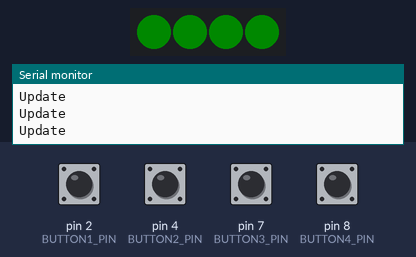
Recording of a sketch running on a simulated Arduino Uno, built with avr-gcc and run on an emulated ATmega328P. On the bench: 4 RGB LEDs in strip order, left to right, the last lines printed to the serial monitor. Inputs (shaded band) come from the test bench; at power-on: pin 2 (BUTTON1_PIN), pin 4 (BUTTON2_PIN), pin 7 (BUTTON3_PIN), pin 8 (BUTTON4_PIN) HIGH. Dim RGB values are drawn brighter than linear; the strip is taken to match the declared colour order.

Above: at 1.2 s.
1.3 s: pin 8 (BUTTON4_PIN) pulled LOW for 1 s
At 2.9 s:
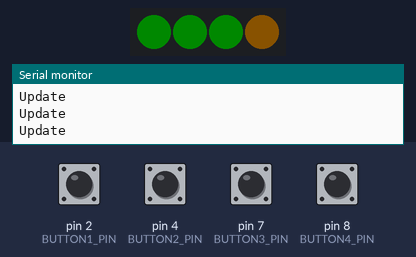
3.8 s: pin 2 (BUTTON1_PIN) pulled LOW for 0.15 s
At 5.0 s:
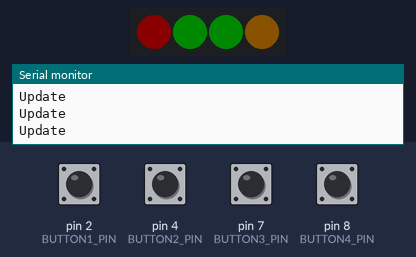
5.4 s: pin 8 (BUTTON4_PIN) pulled LOW for 0.15 s
At 6.3 s:
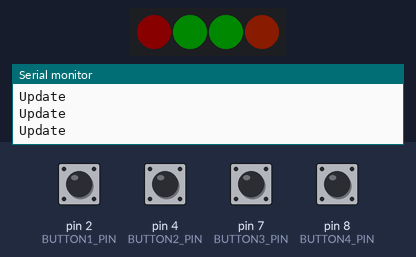
7.0 s: pin 8 (BUTTON4_PIN) pulled LOW for 1 s
At 7.2 s:
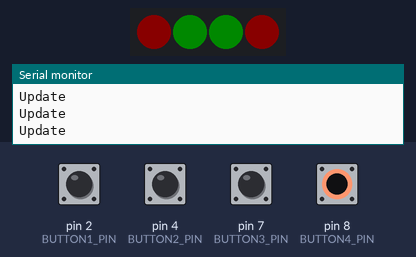
9.5 s: pin 8 (BUTTON4_PIN) pulled LOW for 0.15 s
At 10.7 s:
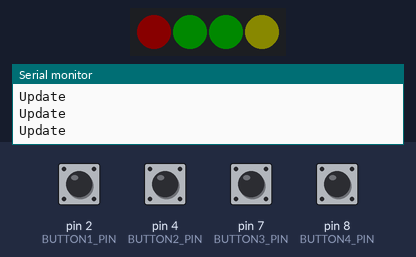
11.1 s: pin 4 (BUTTON2_PIN) pulled LOW for 0.15 s
At 11.9 s:
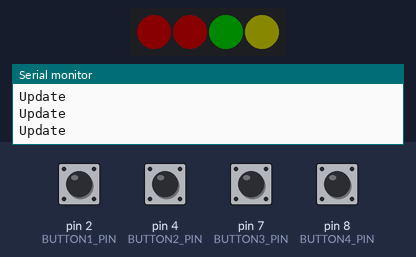
Timing chart, 0 to 13.7 s (numbered marks = the images above; inputs shaded):
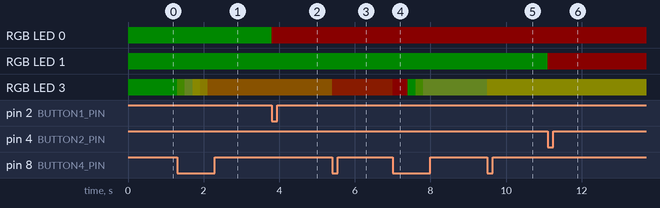

The sketch:

DailyTracker.ino
```cpp
#include <Adafruit_NeoPixel.h>

#include <Adafruit_NeoPixel.h>

#define LED_PIN    5
#define LED_COUNT 4
#define BUTTON1_PIN 2 // Most right (next the USB power input)
#define BUTTON2_PIN 4
#define BUTTON3_PIN 7
#define BUTTON4_PIN 8
#define DEBOUNCE_DELAY 200
Adafruit_NeoPixel strip(LED_COUNT, LED_PIN, NEO_RGBW + NEO_KHZ800);
void updateButtonsState();
void increaseCounter(uint8_t& counter,const uint8_t& max_count);
void simpleButtonHandler(const uint8_t pixel_index, uint8_t button_counter);
void smoothTransition(const uint8_t pixel_index, uint8_t button_counter);
int64_t lastRefreshTime=0;
struct ButtonHandler{
  int8_t button_pin;
  uint8_t pixel_index;
  uint8_t button_counter;
  uint8_t max_count;
  uint64_t lastDebounceTime ;
  void (*button_handler)(const uint8_t pixel_index, uint8_t button_counter);
};

typedef enum {
  Button1,
  Button2,
  Button3,
  Button4,
  ButtonCount,
}Buttons;

struct ButtonHandler ButtonHandlerCalbacks[] ={
  [Button1] = {BUTTON1_PIN,0,0,1,0, simpleButtonHandler},
  [Button2] = {BUTTON2_PIN,1,0,1,0, simpleButtonHandler},
  [Button3] = {BUTTON3_PIN,2,0,1,0, simpleButtonHandler},
  [Button4] = {BUTTON4_PIN,3,0,8,0, smoothTransition},
};

void EmptyButtonHandler(){}
void setup() {
  strip.begin();           // INITIALIZE NeoPixel strip object (REQUIRED)
  strip.clear();
  strip.setBrightness(10); // Set BRIGHTNESS to about 1/5 (max = 255)
  strip.show();            // Turn OFF all pixels ASAP

pinMode(BUTTON1_PIN, INPUT_PULLUP);
pinMode(BUTTON2_PIN, INPUT_PULLUP);
pinMode(BUTTON3_PIN, INPUT_PULLUP);
pinMode(BUTTON4_PIN, INPUT_PULLUP);
Serial.begin(9600);
}


void loop() {
  updateButtonsState();

  for(int8_t i =0 ; i<ButtonCount; ++i){
    ButtonHandlerCalbacks[i].button_handler(ButtonHandlerCalbacks[i].pixel_index,ButtonHandlerCalbacks[i].button_counter);
  }
}


void updateButtonsState(){
  for(int8_t i =0 ; i<ButtonCount; ++i){
    if(digitalRead(ButtonHandlerCalbacks[i].button_pin)==LOW){
      if(millis() - ButtonHandlerCalbacks[i].lastDebounceTime > DEBOUNCE_DELAY){
        increaseCounter(ButtonHandlerCalbacks[i].button_counter,ButtonHandlerCalbacks[i].max_count);
        ButtonHandlerCalbacks[i].lastDebounceTime =millis();
      }

    }
  }
}

void increaseCounter(uint8_t& counter,const uint8_t& max_count){
  counter++;
  if(counter >max_count){
    counter = 0;

  }
}

void simpleButtonHandler(const uint8_t pixel_index, uint8_t button_counter){
  uint32_t color = strip.getPixelColor((uint16_t)pixel_index);
  // Serial.print(Color: );
  // Serial.println(color);
  if(button_counter==0){
    strip.setPixelColor(pixel_index, 0,255,0,0);
  }
  else{
    strip.setPixelColor(pixel_index, 255,0,0,0);
  }

  if(color != strip.getPixelColor(pixel_index)){
  Serial.println("Update");
   strip.show();
  }

}

void smoothTransition(const uint8_t pixel_index, uint8_t button_counter){
  uint32_t color = strip.getPixelColor(pixel_index);
  switch(button_counter){
  case 7:
    strip.setPixelColor(pixel_index, 255,0,0,0);
    break;
  case 6:
    strip.setPixelColor(pixel_index, 255,69,0,0);
    break;
  case 5:
    strip.setPixelColor(pixel_index, 255,140,0,0);
    break;
  case 4:
    strip.setPixelColor(pixel_index, 255,215,0,0);
    break;
  case 3:
    strip.setPixelColor(pixel_index, 255,255,0,0);
    break;
  case 2:
    strip.setPixelColor(pixel_index, 154,205,50,0);
    break;
  case 1:
    strip.setPixelColor(pixel_index, 124,255,0,0);
    break;
  case 0:
    strip.setPixelColor(pixel_index, 0,255,0,0);
    break;
  }

  if(color != strip.getPixelColor(pixel_index)){
      Serial.println("Update");
    strip.show();
  }
}
```

Measured:
- after the input at 1.3 s, RGB LED 3: RGB(0, 10, 0) → RGB(5, 10, 0) at once, → RGB(6, 8, 2) 0.20 s later, → RGB(10, 10, 0) 0.20 s later, → RGB(10, 9, 0) 0.20 s later, … (5 changes in this stretch)
- after the input at 3.8 s, RGB LED 0: RGB(0, 10, 0) → RGB(10, 0, 0) at once
- after the input at 5.4 s, RGB LED 3: RGB(10, 6, 0) → RGB(10, 2, 0) at once
- after the input at 7.0 s, RGB LED 3: RGB(10, 2, 0) → RGB(10, 0, 0) at once, → RGB(0, 10, 0) 0.40 s later, → RGB(5, 10, 0) 0.20 s later, → RGB(6, 8, 2) 0.20 s later
- after the input at 9.5 s, RGB LED 3: RGB(6, 8, 2) → RGB(10, 10, 0) at once
- after the input at 11.1 s, RGB LED 1: RGB(0, 10, 0) → RGB(10, 0, 0) at once
